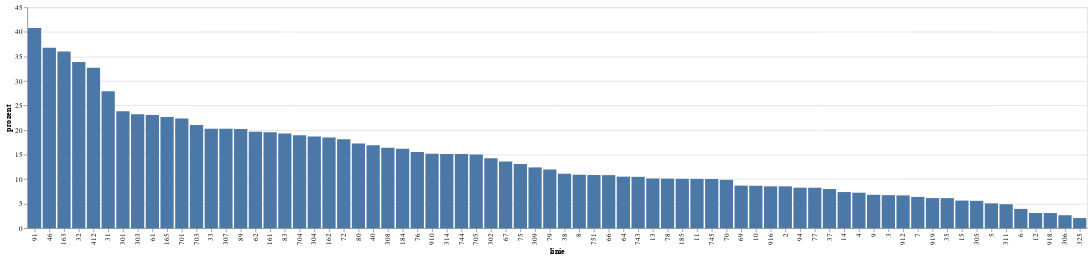

The cell this chart's notebook holds for it:
### Code cell
# next we only look at the delays of the lines
freq_punctuality_line_delay = freq_punctuality_line[freq_punctuality_line["pünktlichkeit"] == "zu spät"]
freq_punctuality_line_delay  = freq_punctuality_line_delay.sort_values(by="prozent", ascending=False)
freq_punctuality_line_delay ["linie"] = freq_punctuality_line_delay ["linie"].astype(str)

# plot results
barplot_punctuality_line_delay  = alt.Chart(freq_punctuality_line_delay ).mark_bar().encode(
    x = alt.X("linie", sort="-y"),
    y = alt.Y("prozent")
)
barplot_punctuality_line_delay

### Figure 1 — Vega-Lite specification as saved in the notebook (floating-point values rounded to 4 significant figures)
{"config": {"view": {"continuousWidth": 400, "continuousHeight": 300}}, "data": {"name": "data-b8fbab0a3f1abb22bfb8dc15dd67db4a"}, "mark": "bar", "encoding": {"x": {"field": "linie", "sort": "-y", "type": "nominal"}, "y": {"field": "prozent", "type": "quantitative"}}, "$schema": "https://vega.github.io/schema/vega-lite/v4.17.0.json", "datasets": {"data-b8fbab0a3f1abb22bfb8dc15dd67db4a": [{"linie": "91", "pünktlichkeit": "zu spät", "count": 6158, "count_linie": 15101, "prozent": 40.78}, {"linie": "46", "pünktlichkeit": "zu spät", "count": 55312, "count_linie": 150362, "prozent": 36.79}, {"linie": "163", "pünktlichkeit": "zu spät", "count": 2332, "count_linie": 6482, "prozent": 35.98}, {"linie": "32", "pünktlichkeit": "zu spät", "count": 72427, "count_linie": 213925, "prozent": 33.86}, {"linie": "412", "pünktlichkeit": "zu spät", "count": 3225, "count_linie": 9867, "prozent": 32.68}, {"linie": "31", "pünktlichkeit": "zu spät", "count": 73187, "count_linie": 262254, "prozent": 27.91}, {"linie": "301", "pünktlichkeit": "zu spät", "count": 6702, "count_linie": 28107, "prozent": 23.84}, {"linie": "303", "pünktlichkeit": "zu spät", "count": 18632, "count_linie": 80166, "prozent": 23.24}, {"linie": "61", "pünktlichkeit": "zu spät", "count": 17040, "count_linie": 73840, "prozent": 23.08}, {"linie": "165", "pünktlichkeit": "zu spät", "count": 12459, "count_linie": 54979, "prozent": 22.66}, {"linie": "701", "pünktlichkeit": "zu spät", "count": 9166, "count_linie": 41011, "prozent": 22.35}, {"linie": "703", "pünktlichkeit": "zu spät", "count": 3125, "count_linie": 14881, "prozent": 21.0}, {"linie": "33", "pünktlichkeit": "zu spät", "count": 49658, "count_linie": 244867, "prozent": 20.28}, {"linie": "307", "pünktlichkeit": "zu spät", "count": 307, "count_linie": 1515, "prozent": 20.26}, {"linie": "89", "pünktlichkeit": "zu spät", "count": 27748, "count_linie": 137316, "prozent": 20.21}, {"linie": "62", "pünktlichkeit": "zu spät", "count": 15848, "count_linie": 80696, "prozent": 19.64}, {"linie": "161", "pünktlichkeit": "zu spät", "count": 7872, "count_linie": 40228, "prozent": 19.57}, {"linie": "83", "pünktlichkeit": "zu spät", "count": 11428, "count_linie": 59290, "prozent": 19.27}, {"linie": "704", "pünktlichkeit": "zu spät", "count": 8157, "count_linie": 43138, "prozent": 18.91}, {"linie": "304", "pünktlichkeit": "zu spät", "count": 10675, "count_linie": 57114, "prozent": 18.69}, {"linie": "162", "pünktlichkeit": "zu spät", "count": 1132, "count_linie": 6121, "prozent": 18.49}, {"linie": "72", "pünktlichkeit": "zu spät", "count": 30213, "count_linie": 166613, "prozent": 18.13}, {"linie": "80", "pünktlichkeit": "zu spät", "count": 37900, "count_linie": 219987, "prozent": 17.23}, {"linie": "40", "pünktlichkeit": "zu spät", "count": 9332, "count_linie": 55205, "prozent": 16.9}, {"linie": "308", "pünktlichkeit": "zu spät", "count": 10191, "count_linie": 62102, "prozent": 16.41}, {"linie": "184", "pünktlichkeit": "zu spät", "count": 4121, "count_linie": 25492, "prozent": 16.17}, {"linie": "76", "pünktlichkeit": "zu spät", "count": 3740, "count_linie": 24118, "prozent": 15.51}, {"linie": "910", "pünktlichkeit": "zu spät", "count": 5099, "count_linie": 33621, "prozent": 15.17}, {"linie": "314", "pünktlichkeit": "zu spät", "count": 1615, "count_linie": 10675, "prozent": 15.13}, {"linie": "744", "pünktlichkeit": "zu spät", "count": 1817, "count_linie": 12021, "prozent": 15.12}, {"linie": "705", "pünktlichkeit": "zu spät", "count": 2178, "count_linie": 14512, "prozent": 15.01}, {"linie": "302", "pünktlichkeit": "zu spät", "count": 8998, "count_linie": 63042, "prozent": 14.27}, {"linie": "67", "pünktlichkeit": "zu spät", "count": 12647, "count_linie": 92946, "prozent": 13.61}, {"linie": "75", "pünktlichkeit": "zu spät", "count": 19534, "count_linie": 149508, "prozent": 13.07}, {"linie": "309", "pünktlichkeit": "zu spät", "count": 2821, "count_linie": 22790, "prozent": 12.38}, {"linie": "79", "pünktlichkeit": "zu spät", "count": 1548, "count_linie": 12947, "prozent": 11.96}, {"linie": "38", "pünktlichkeit": "zu spät", "count": 1885, "count_linie": 16995, "prozent": 11.09}, {"linie": "8", "pünktlichkeit": "zu spät", "count": 19006, "count_linie": 174503, "prozent": 10.89}, {"linie": "751", "pünktlichkeit": "zu spät", "count": 2564, "count_linie": 23650, "prozent": 10.84}, {"linie": "66", "pünktlichkeit": "zu spät", "count": 3332, "count_linie": 30826, "prozent": 10.81}, {"linie": "64", "pünktlichkeit": "zu spät", "count": 2047, "count_linie": 19501, "prozent": 10.5}, {"linie": "743", "pünktlichkeit": "zu spät", "count": 3442, "count_linie": 32921, "prozent": 10.46}, {"linie": "13", "pünktlichkeit": "zu spät", "count": 25913, "count_linie": 255793, "prozent": 10.13}, {"linie": "78", "pünktlichkeit": "zu spät", "count": 4403, "count_linie": 43575, "prozent": 10.1}, {"linie": "185", "pünktlichkeit": "zu spät", "count": 3335, "count_linie": 33135, "prozent": 10.06}, {"linie": "11", "pünktlichkeit": "zu spät", "count": 25201, "count_linie": 250697, "prozent": 10.05}, {"linie": "745", "pünktlichkeit": "zu spät", "count": 1703, "count_linie": 17004, "prozent": 10.02}, {"linie": "70", "pünktlichkeit": "zu spät", "count": 7374, "count_linie": 74888, "prozent": 9.85}, {"linie": "69", "pünktlichkeit": "zu spät", "count": 5395, "count_linie": 62209, "prozent": 8.67}, {"linie": "10", "pünktlichkeit": "zu spät", "count": 16830, "count_linie": 194693, "prozent": 8.64}, {"linie": "916", "pünktlichkeit": "zu spät", "count": 4054, "count_linie": 47570, "prozent": 8.52}, {"linie": "2", "pünktlichkeit": "zu spät", "count": 19531, "count_linie": 229236, "prozent": 8.52}, {"linie": "94", "pünktlichkeit": "zu spät", "count": 3077, "count_linie": 37317, "prozent": 8.25}, {"linie": "77", "pünktlichkeit": "zu spät", "count": 1986, "count_linie": 24115, "prozent": 8.24}, {"linie": "37", "pünktlichkeit": "zu spät", "count": 703, "count_linie": 8810, "prozent": 7.98}, {"linie": "14", "pünktlichkeit": "zu spät", "count": 13943, "count_linie": 189444, "prozent": 7.36}, {"linie": "4", "pünktlichkeit": "zu spät", "count": 13547, "count_linie": 187701, "prozent": 7.22}, {"linie": "9", "pünktlichkeit": "zu spät", "count": 16121, "count_linie": 237039, "prozent": 6.8}, {"linie": "3", "pünktlichkeit": "zu spät", "count": 9971, "count_linie": 148243, "prozent": 6.73}, {"linie": "912", "pünktlichkeit": "zu spät", "count": 3031, "count_linie": 45360, "prozent": 6.68}, {"linie": "7", "pünktlichkeit": "zu spät", "count": 14332, "count_linie": 224828, "prozent": 6.37}, {"linie": "919", "pünktlichkeit": "zu spät", "count": 1468, "count_linie": 23934, "prozent": 6.13}, {"linie": "35", "pünktlichkeit": "zu spät", "count": 2189, "count_linie": 35757, "prozent": 6.12}, {"linie": "15", "pünktlichkeit": "zu spät", "count": 5123, "count_linie": 91077, "prozent": 5.62}, {"linie": "305", "pünktlichkeit": "zu spät", "count": 953, "count_linie": 17111, "prozent": 5.57}, {"linie": "5", "pünktlichkeit": "zu spät", "count": 4769, "count_linie": 94369, "prozent": 5.05}, {"linie": "311", "pünktlichkeit": "zu spät", "count": 873, "count_linie": 17886, "prozent": 4.88}, {"linie": "6", "pünktlichkeit": "zu spät", "count": 4090, "count_linie": 104083, "prozent": 3.93}, {"linie": "12", "pünktlichkeit": "zu spät", "count": 2362, "count_linie": 76500, "prozent": 3.09}, {"linie": "918", "pünktlichkeit": "zu spät", "count": 163, "count_linie": 5292, "prozent": 3.08}, {"linie": "306", "pünktlichkeit": "zu spät", "count": 252, "count_linie": 9562, "prozent": 2.64}, {"linie": "325", "pünktlichkeit": "zu spät", "count": 215, "count_linie": 10431, "prozent": 2.06}]}}
